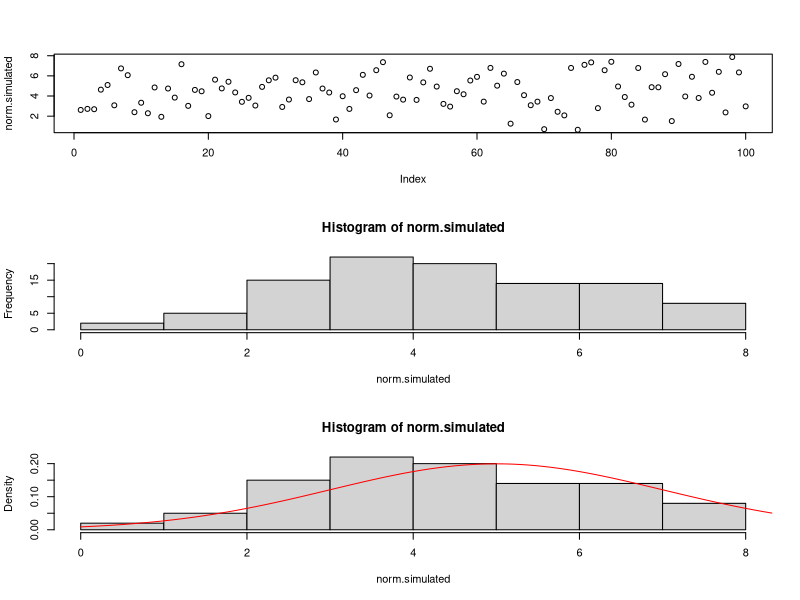

Recreate this plot in R.
### Basics zur Entwicklung einer Monte-Carlo-Simulation ###


# Was heißt "simulieren"?

norm.simulated <- rnorm(n = 100, mean = 5, sd = 2)                           # erzeugt 100 (5, 2)-normalverteilte Zufallszahlen / 100 Realisationen einer (5, 2)-Normalverteilung
par(mfrow = c(3,1))
plot(norm.simulated)                                                         # Scatter-Plot der erzeugten Zufallszahlen
hist(norm.simulated)                                                         # Histogramm der erzeugten Zufallszahlen (absolute Häufigkeiten)
hist(norm.simulated, freq = FALSE)                                           # Histogramm der erzeugten Zufallszahlen (relative Häufigkeiten)         
curve(dnorm(x, mean = 5, sd = 2), from = 0, to = 10, add = TRUE, col = "red")   # plottet den Graphen der Dichte (Density Function) einer (5, 2)-Normalverteilung in das letzte Histogramm mit ein (Add = TRUE)


